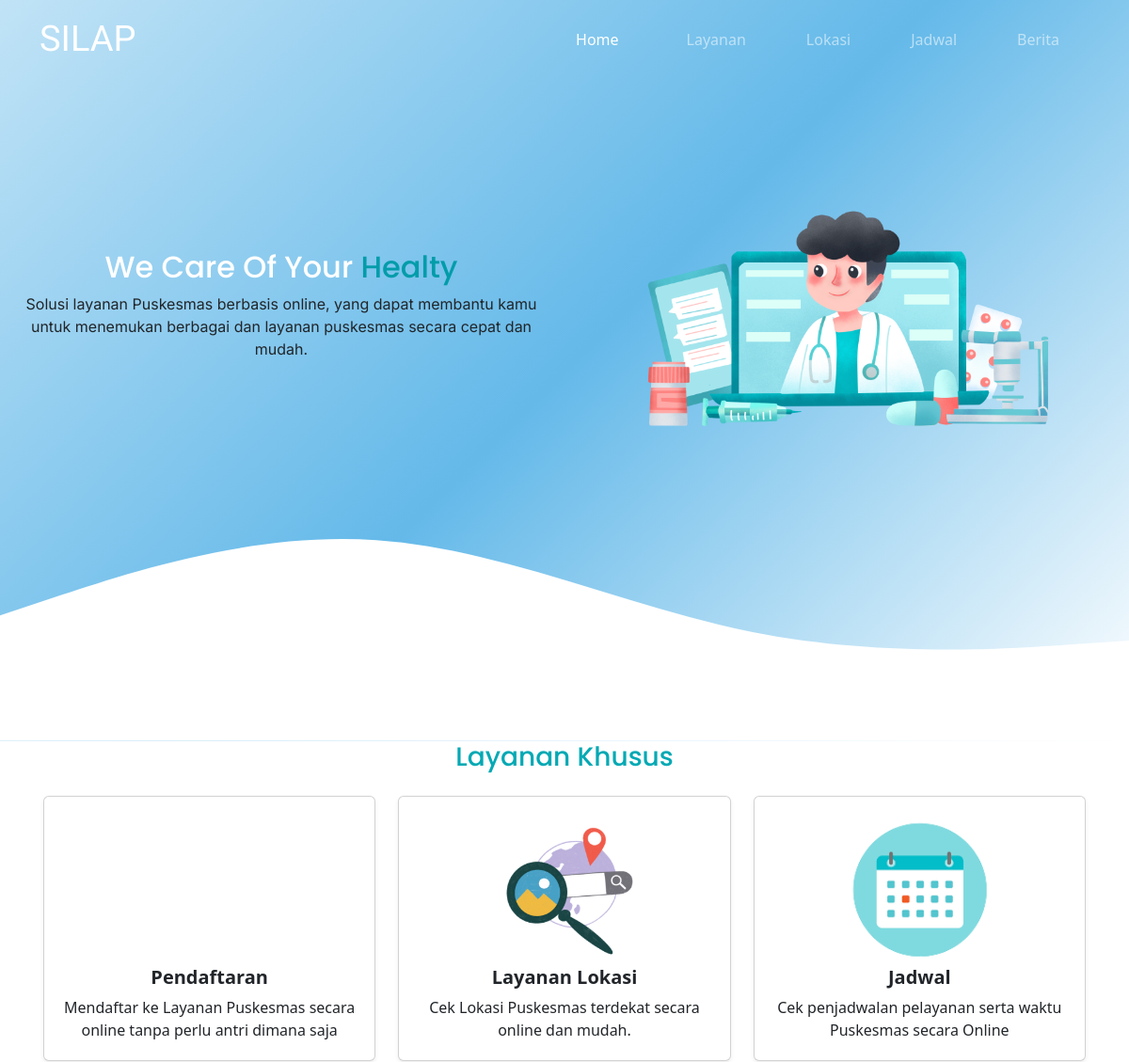
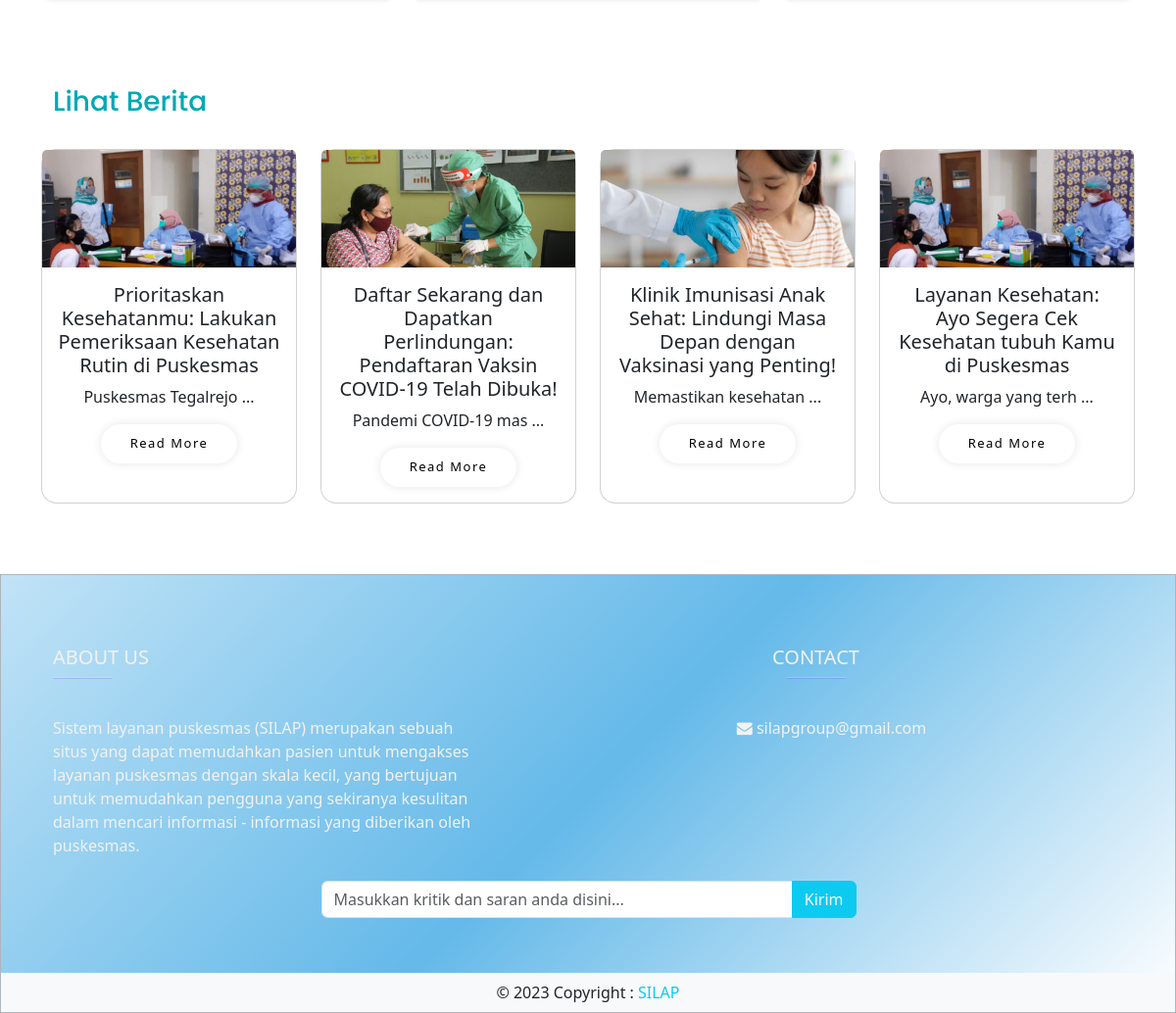
Page /utama.php on the committed database (2 pictures, top to bottom).
### tables this page shows
CREATE TABLE `konten` (
  `id` int(5) NOT NULL,
  `title` varchar(255) NOT NULL,
  `deskripsi` longtext NOT NULL,
  `gambar` varchar(255) NOT NULL,
  `layanan` int(10) NOT NULL,
  `puskesmas` varchar(100) NOT NULL
);

### utama.php (the view, shortened to what this page needs)
<?php
  $server = "localhost";
  $user = "root";
  $pass = "root";
  $database = "silapp_dbb";
  $koneksi = mysqli_connect($server, $user, $pass, $database);
$komentar = '';
?>
<!DOCTYPE html>
<html lang="en">
<head>
  <link href="https://cdn.jsdelivr.net/npm/bootstrap@5.3.0/dist/css/bootstrap.min.css"
  rel="stylesheet"
>
  <link rel="stylesheet" href="Sisi User/css/style.css" />
  <link href="https://unpkg.com/aos@2.3.1/dist/aos.css" rel="stylesheet">
  <link rel="stylesheet" href="https://cdnjs.cloudflare.com/ajax/libs/font-awesome/4.7.0/css/font-awesome.min.css">
</head>
<body class="">
  <section class="bg">
  <nav class="navbar navbar-expand-lg navbar-dark shadow-5-strong">
    <div class="container">
      <a class="navbar-brand brand" href="#">SILAP</a>
      <div class="collapse navbar-collapse text-right" id="navbarNavDropdown">
        <ul class="navbar-nav ms-auto mb-2 mb-lg-0">
          <li class="nav-item px-lg-3 mx-lg-3">
            <a class="nav-link active " aria-current="page" href="utama.php">Home</a>
          </li>
          <li class="nav-item ">
            <a class="nav-link px-lg-3 mx-lg-3 " href="#layanan">Layanan</a>
          </li>
          <li class="nav-item">
            <a class="nav-link px-lg-3 mx-lg-3" href="Sisi User/lokasi.php">Lokasi</a>
          </li>
          <li class="nav-item">
            <a class="nav-link px-lg-3 mx-lg-3" href="Sisi User/jadwal.php">Jadwal</a>
          </li>
          <li class="nav-item">
            <a class="nav-link px-lg-3 mx-lg-3" href="#berita">Berita</a>
          </li>
        </ul>
      </div>
    </div>
  </nav>
  <section class="container-fluid navi">
    <div class="row">
      <div class="col-md-6 text-center align-self-center">
        <div class="text-dark">
          <h2 class="caption-quote">We Care Of Your<span class="caption-quote2"> Healty</span></h2>
          <p class="desc-quote">
            Solusi layanan Puskesmas berbasis online, yang dapat membantu kamu
            untuk menemukan berbagai dan layanan puskesmas secara
            cepat dan mudah.
          </p>
        </div>
      </div>
      <div class="col-md-6 text-center align-items-center pt-3">
        <div class="mx-auto">
          <img class="w-75" src="Sisi User/img/Lovepik_com-401772836-medical-health.png" alt="doctor" />
        </div>
      </div>
    </div>
  </section>
  <svg xmlns="http://www.w3.org/2000/svg" viewBox="0 0 1440 320">
    <path fill="#ffff" fill-opacity="1"
    d="M0,160L80,133.3C160,107,320,53,480,64C640,75,800,149,960,181.3C1120,213,1280,
    203,1360,197.3L1440,192L1440,320L1360,320C1280,320,1120,320,960,320C800,320,640,320,480,320C320,320,160,320,80,320L0,320Z"></path></svg>
  </section>
<h3 class="container title-layanan text-center md-10" id="layanan">Layanan Khusus</h3>
   <div class="container text-center position-relative p-3 mt-2 mb-5 ">
        <div class="row d-flex justify-content-center">
            <div class="col-4 hover">
                <div class="card p-1 shadow-sm bg-body  ">
                    <div class="card-body">
                    <a href="#berita"><img class="content-img rounded mx-auto d-block img-fluid" src="Sisi User/img/IconPendaftaran.png" alt="" /></a>
                        <h5 class="card-title"><a href="#berita" class="fs-5 fw-semibold text-decoration-none text-dark ho">Pendaftaran</a></h5>
                        <p class="card-text">Mendaftar ke Layanan Puskesmas secara online tanpa perlu antri dimana saja</p>
                    </div>
                </div>
            </div>
            <div class="col-4 hover">
                <div class="card p-1 shadow-sm bg-body ">
                    <div class="card-body">
          <img class="content-img rounded mx-auto d-block img-fluid" src="Sisi User/img/Searching for location with magnifying glass.png" alt="" />
                        <h5 class="card-title"><a href="Sisi User/lokasi.php" class="fs-5 fw-semibold text-decoration-none text-dark ho">Layanan Lokasi</a></h5>
                        <p class="card-text">Cek Lokasi Puskesmas terdekat secara online dan mudah.</p>
                    </div>
                </div>
            </div>
            <div class="col-4 hover">
                <div class="card p-1 shadow-sm bg-body ">
                    <div class="card-body">
          <img class="content-img rounded-4 mx-auto img-fluid" src="Sisi User/img/IconJadwal-removebg-preview.png" alt="" />
                        <h5 class="card-title"><a href="Sisi User/jadwal.php" class="fs-5 fw-semibold text-decoration-none text-dark ho">Jadwal</a></h5>
                        <p class="card-text"> Cek penjadwalan pelayanan serta waktu Puskesmas secara Online</p>
                    </div>
                </div>
            </div>
        </div>
    </div>
  <div class="container pt-4 pb-4">
    <div class="container-fluid col-12">
      <h3 class="title-layanan" id="berita">Lihat Berita</h3>
    </div>
    <div class="row text-center">
      <?php
      $sql2 = "select * from konten";
      $q2 = mysqli_query($koneksi, $sql2);
      while ($r2 = mysqli_fetch_array($q2)) {
        $id = $r2['id'];
        $judul = $r2['title'];
        $deskripsi = $r2['deskripsi'];
        $gambar = $r2['gambar'];
        ?>
        <div class="col-sm-3 g-4 " data-aos="fade-up" data-aos-duration="1000">
          <div class="card h-100 rounded-4 ">
            <img class=" w-70 card-img-top" src="Sisi Admin/uploadIMG/<?php echo $gambar ?>" />
            <div class="card-body">
              <h5 class="card-title">
                <?php echo $judul ?>
              </h5>
              <p class="card-text">
                <?php echo substr($deskripsi, 0, 20) ?>
                ...
              </p>
              <button class="click-more mx-auto text-decoration-none">
              <a href="Sisi User/berita.php?id=<?php echo $id ?>" >Read More</a>
              </button>
            </div>
          </div>
        </div>
        <?php
      }
      ?>
    </div>
  </div>
  <footer class="text-center text-lg-start border border-dark-subtle bg-footer mt-xl-5 pt-4">
    <div class="container p-4">
      <div class="row">
        <div class="col-sm-5 g-4">
          <h5 class="text-uppercase ">About us</h5>
           <hr
                class="mb-4 mt-0 d-inline-block mx-auto"
                style="width: 60px; background-color: #7c4dff; height: 2px"
                />
          <p class="card-text mt-2" >Sistem layanan puskesmas (SILAP) merupakan sebuah situs yang dapat
            memudahkan pasien untuk mengakses layanan puskesmas dengan skala kecil,
            yang bertujuan untuk memudahkan pengguna yang sekiranya kesulitan dalam mencari informasi - informasi yang
            diberikan oleh puskesmas.</p>
        </div>
       <div class="col-sm-7 g-4">
        <div class="card-body text-center">
          <h5 class="card-title text-uppercase ">Contact</h5>
           <hr
                class="mb-2 mt-0 d-inline-block mx-auto"
                style="width: 60px; background-color: #7c4dff; height: 2px"
                />
          <ul class="mt-4 text-decoration-none">
            <li class="list-group-item">
              <i class="fa fa-envelope"></i>
              <span>silapgroup@gmail.com</span>
            </li>
          </ul>
        </div>
      </div>
        <div class="input-group mt-4 mb-3">
          <table>
            <td>
              <tr>
                <form action="" method="post" onsubmit="return validateComment()">
                    <div class="input-group w-50 mx-auto mb-3">
                        <input type="text" class="form-control" placeholder="Masukkan kritik dan saran anda disini..."
                              id="komentar" name="komentar" aria-label="Recipient's username" value="<?php echo $komentar ?>"
                              aria-describedby="button-addon2">
                        <button class="btn btn-info text-light" type="submit" name="simpan" id="button-addon2">Kirim</button>
                    </div>
                </form>
              </tr>
            </td>
          </table>
        </div>
      </div>
    </div>
    <div class="col-12 text-center p-2 text-dark bg-light">
        © 2023 Copyright :
        <a class="text-decoration-none text-info" href="Sisi Admin/login.php">SILAP</a>
  </div>
  </footer>
</body>
</html>

### Sisi User/css/style.css (style rules this page uses)
* { box-sizing: border-box; padding: 0px; margin: 0; }
body { min-height: 100vh; width: 100vw; overflow-x: hidden; }
.bg-footer { color: #f2f2f0; background-image: linear-gradient(-45deg, white, rgba(100, 185, 233, 1), rgba(100, 185, 233, 0.4)); }
.bg { background-image: linear-gradient(-45deg, white, rgba(100, 185, 233, 1), rgba(100, 185, 233, 0.4)); background-size: cover; }
.brand { font-family: "Forum", cursive; font-size: 38px; }
.caption-quote { font-family: "Poppins", sans-serif; color: #fff; }
.caption-quote2 { color: #029caa; }
.desc-quote { font-family: "Inter", sans-serif; text-align: center; }
.title-layanan { color: #02a9b4; font-family: "Poppins", sans-serif; }
.nav-link { border: 2px; border-radius: 25px; }
.content-img { height: 10rem; }
.navi { padding: 10px; }
.card-img-top { width: 100%; height: 10vw; object-fit: cover; }
.click-more { padding: 10px 30px; border-radius: 50px; border: 0; background-color: white; box-shadow: rgb(0 0 0 / 10%) 0 0 10px; letter-spacing: 1.5px; font-size: 13px; transition: all 0.5s ease; }
.click-more a { text-decoration: none; color: inherit; }
@media screen and (min-width: 576px) { .navi { padding-top: 20%; padding-bottom: 5%; } }
@media screen and (min-width: 768px) { .navi { padding-top: 15%; padding-bottom: 5%; } }
@media screen and (min-width: 992px) { .navi { padding-top: 10%; padding-bottom: 5%; } }
@media screen and (min-width: 1200px) { .navi { padding-top: 10%; padding-bottom: 5%; } }

### rows in the picture
konten: gambar (picture), title "Prioritaskan Kesehatanmu: Lakukan Pemeriksaan Kesehatan Rutin di Puskesmas", deskripsi "Puskesmas Tegalrejo"
konten: gambar (picture), title "Daftar Sekarang dan Dapatkan Perlindungan: Pendaftaran Vaksin COVID-19 Telah Dibuka!", deskripsi "Pandemi COVID-19 mas"
konten: gambar (picture), title "Klinik Imunisasi Anak Sehat: Lindungi Masa Depan dengan Vaksinasi yang Penting!", deskripsi "Memastikan kesehatan"
konten: gambar (picture), title "Layanan Kesehatan: Ayo Segera Cek Kesehatan tubuh Kamu di Puskesmas", deskripsi "Ayo, warga yang terh"
